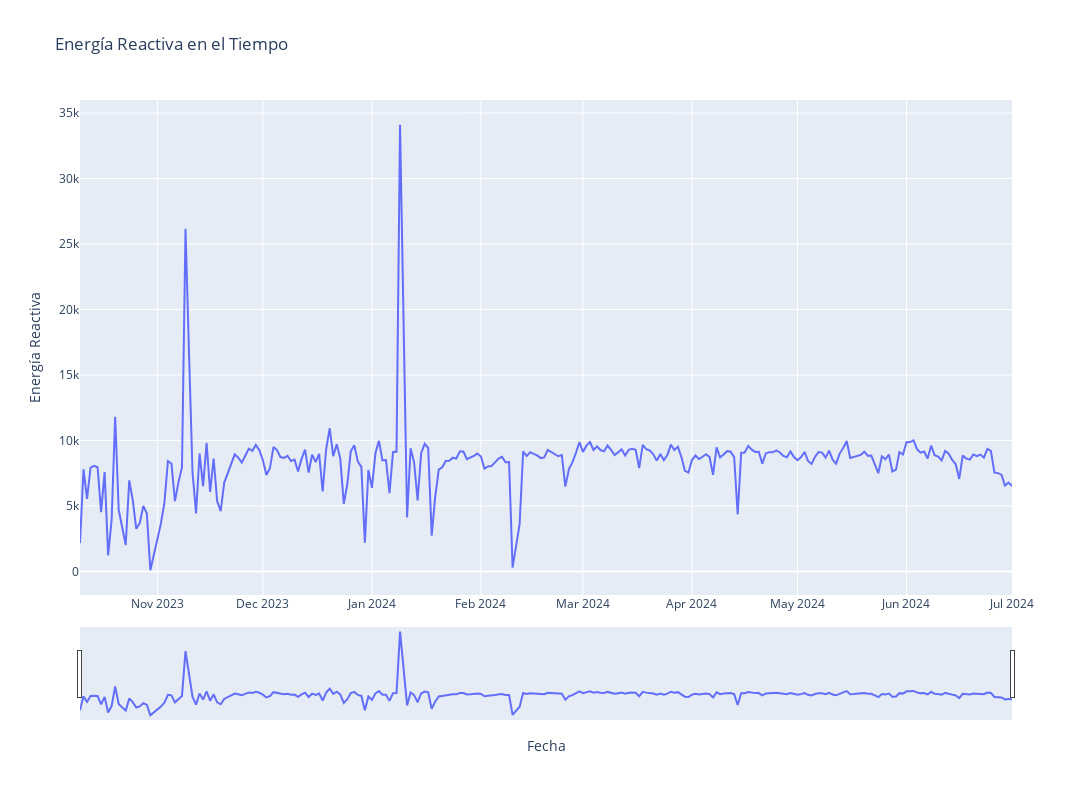

Notebook code for this chart:
### Markdown cell above
Dado que la desviación estandar es menor con la mediana, esto nos indica que tenemos una menor variabilidad con los datos, por lo cual elegimos inputación con la mediana.

### Code cell
# Gráfico 2: Usando todo el dataset o un segundo subconjunto
fig2 = px.line(df_er, x='date', y='energia_reactiva', title='Energía Reactiva en el Tiempo')

# Personalización del gráfico 2
fig2.update_layout(
    title='Energía Reactiva en el Tiempo',
    xaxis_title='Fecha',
    yaxis_title='Energía Reactiva',
    xaxis_rangeslider_visible=True,  # Agregar slider para seleccionar el rango de fechas
    width=1400,
    height=800
)

# Mostrar el gráfico 2
fig2.show()

### Figure 1 — Plotly figure (JSON) as saved in the notebook; plotly's stock layout.template omitted (floating-point values rounded to 4 significant figures; data arrays with more than 128 entries replaced by an {"elided": "..."} marker saying what was removed)
{"data": [{"hovertemplate": "date=%{x}<br>energia_reactiva=%{y}<extra></extra>", "legendgroup": "", "line": {"color": "#636efa", "dash": "solid"}, "marker": {"symbol": "circle"}, "mode": "lines", "name": "", "orientation": "v", "showlegend": false, "type": "scatter", "x": {"elided": "262 str values"}, "xaxis": "x", "y": {"elided": "262 float values"}, "yaxis": "y"}], "layout": {"height": 800, "legend": {"tracegroupgap": 0}, "title": {"text": "Energía Reactiva en el Tiempo"}, "width": 1400, "xaxis": {"anchor": "y", "domain": [0, 1], "rangeslider": {"visible": true}, "title": {"text": "Fecha"}}, "yaxis": {"anchor": "x", "domain": [0, 1], "title": {"text": "Energía Reactiva"}}}}
